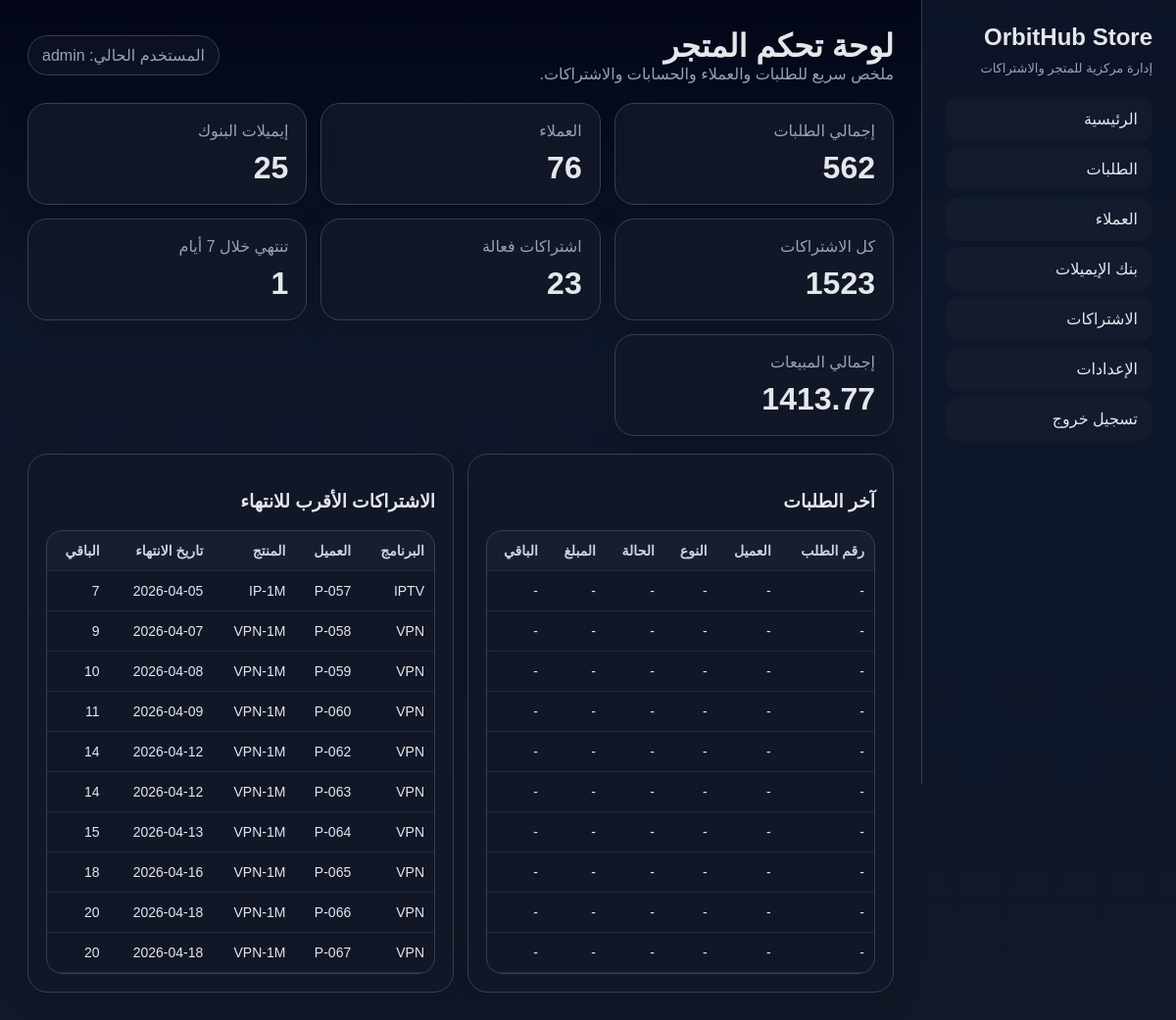
The page / (signed in) on the database its author committed.
### tables this page shows
CREATE TABLE orders (
        id INTEGER PRIMARY KEY AUTOINCREMENT,
        email_ref TEXT,
        order_number TEXT,
        customer_code TEXT,
        subscription_type TEXT,
        order_date TEXT,
        end_date TEXT,
        total REAL,
        source TEXT,
        status TEXT,
        send_expiry_notice INTEGER DEFAULT 0,
        password_changed INTEGER DEFAULT 0,
        send_new_password INTEGER DEFAULT 0,
        sync_files INTEGER DEFAULT 0
    );

CREATE TABLE subscriptions (
        id INTEGER PRIMARY KEY AUTOINCREMENT,
        program_name TEXT,
        account_id TEXT,
        renew_date TEXT,
        account_end_date TEXT,
        renew_value REAL,
        login_identifier TEXT,
        login_password TEXT,
        source_order_number TEXT,
        customer_code TEXT,
        product_name TEXT,
        start_date TEXT,
        customer_end_date TEXT,
        extra1 TEXT,
        extra2 TEXT,
        extra3 TEXT,
        notes TEXT
    );

### app.py (the view)
@app.route('/')
@login_required
def dashboard():
    conn = get_conn()
    stats = {
        'orders': conn.execute('SELECT COUNT(*) c FROM orders').fetchone()['c'],
        'customers': conn.execute('SELECT COUNT(*) c FROM customers').fetchone()['c'],
        'emails': conn.execute('SELECT COUNT(*) c FROM email_banks').fetchone()['c'],
        'subscriptions': conn.execute('SELECT COUNT(*) c FROM subscriptions').fetchone()['c'],
        'active_subscriptions': conn.execute("SELECT COUNT(*) c FROM subscriptions WHERE customer_end_date IS NOT NULL AND customer_end_date >= date('now')").fetchone()['c'],
        'expiring_soon': conn.execute("SELECT COUNT(*) c FROM subscriptions WHERE customer_end_date IS NOT NULL AND julianday(customer_end_date) - julianday('now') BETWEEN 0 AND 7").fetchone()['c'],
        'sales_total': conn.execute('SELECT ROUND(COALESCE(SUM(total),0),2) c FROM orders').fetchone()['c'],
    }
    recent_orders = rows_to_dicts(conn.execute('SELECT * FROM orders ORDER BY id DESC LIMIT 10').fetchall())
    expiring = rows_to_dicts(conn.execute("SELECT * FROM subscriptions WHERE customer_end_date IS NOT NULL ORDER BY customer_end_date ASC LIMIT 10").fetchall())
    conn.close()
    for row in recent_orders:
        row['days_left'] = days_left(row.get('end_date'))
    for row in expiring:
        row['days_left'] = days_left(row.get('customer_end_date'))
    return render_template('dashboard.html', stats=stats, recent_orders=recent_orders, expiring=expiring, user=session.get('user'))

### app.py (called while the page is built)
def get_conn():
    conn = sqlite3.connect(DB_PATH)
    conn.row_factory = sqlite3.Row
    return conn

def login_required(f):
    @wraps(f)
    def wrapper(*args, **kwargs):
        if not session.get('user'):
            return redirect(url_for('login'))
        return f(*args, **kwargs)
    return wrapper

def days_left(value):
    if not value:
        return None
    try:
        d = datetime.fromisoformat(str(value)).date()
        return (d - date.today()).days
    except Exception:
        return None

def rows_to_dicts(rows):
    return [dict(r) for r in rows]

### templates/dashboard.html
{% extends 'base.html' %}
{% block body %}
<div class="layout">
  {% include 'sidebar.html' %}
  <main class="content">
    <div class="topbar">
      <div>
        <h1 style="margin:0">لوحة تحكم المتجر</h1>
        <div class="muted">ملخص سريع للطلبات والعملاء والحسابات والاشتراكات.</div>
      </div>
      <div class="pill">المستخدم الحالي: {{ user }}</div>
    </div>
    <section class="grid">
      <div class="card"><div class="muted">إجمالي الطلبات</div><div class="kpi">{{ stats.orders }}</div></div>
      <div class="card"><div class="muted">العملاء</div><div class="kpi">{{ stats.customers }}</div></div>
      <div class="card"><div class="muted">إيميلات البنوك</div><div class="kpi">{{ stats.emails }}</div></div>
      <div class="card"><div class="muted">كل الاشتراكات</div><div class="kpi">{{ stats.subscriptions }}</div></div>
      <div class="card"><div class="muted">اشتراكات فعالة</div><div class="kpi">{{ stats.active_subscriptions }}</div></div>
      <div class="card"><div class="muted">تنتهي خلال 7 أيام</div><div class="kpi">{{ stats.expiring_soon }}</div></div>
      <div class="card"><div class="muted">إجمالي المبيعات</div><div class="kpi">{{ stats.sales_total }}</div></div>
    </section>
    <div class="grid" style="margin-top:18px">
      <div class="card">
        <h3>آخر الطلبات</h3>
        <div class="table-wrap">
          <table>
            <thead><tr><th>رقم الطلب</th><th>العميل</th><th>النوع</th><th>الحالة</th><th>المبلغ</th><th>الباقي</th></tr></thead>
            <tbody>{% for r in recent_orders %}<tr><td>{{ r.order_number or '-' }}</td><td>{{ r.customer_code or '-' }}</td><td>{{ r.subscription_type or '-' }}</td><td>{{ r.status or '-' }}</td><td>{{ r.total or '-' }}</td><td>{{ r.days_left if r.days_left is not none else '-' }}</td></tr>{% endfor %}</tbody>
          </table>
        </div>
      </div>
      <div class="card">
        <h3>الاشتراكات الأقرب للانتهاء</h3>
        <div class="table-wrap">
          <table>
            <thead><tr><th>البرنامج</th><th>العميل</th><th>المنتج</th><th>تاريخ الانتهاء</th><th>الباقي</th></tr></thead>
            <tbody>{% for r in expiring %}<tr><td>{{ r.program_name or '-' }}</td><td>{{ r.customer_code or '-' }}</td><td>{{ r.product_name or '-' }}</td><td>{{ r.customer_end_date or '-' }}</td><td>{{ r.days_left if r.days_left is not none else '-' }}</td></tr>{% endfor %}</tbody>
          </table>
        </div>
      </div>
    </div>
  </main>
</div>
{% endblock %}

### templates/base.html (shortened to what this page needs)
<!doctype html>
<html lang="ar" dir="rtl">
<head>
</head>
<body>
{% block body %}{% endblock %}
</body>
</html>

### templates/sidebar.html
<aside class="sidebar">
  <div class="brand">OrbitHub Store</div>
  <div class="sub">إدارة مركزية للمتجر والاشتراكات</div>
  <nav class="nav">
    <a href="/">الرئيسية</a>
    <a href="/data/orders">الطلبات</a>
    <a href="/data/customers">العملاء</a>
    <a href="/data/email_banks">بنك الإيميلات</a>
    <a href="/data/subscriptions">الاشتراكات</a>
    <a href="/settings">الإعدادات</a>
    <a href="/logout">تسجيل خروج</a>
  </nav>
</aside>

### templates/base.html (style rules this page uses)
:root { --bg:#0f172a;--card:#111827;--soft:#1f2937;--line:#334155;--text:#e5e7eb;--muted:#94a3b8;--accent:#22c55e;--danger:#ef4444;--warn:#f59e0b }
* { box-sizing:border-box;font-family:Tahoma,Arial,sans-serif }
body { margin:0;background:linear-gradient(180deg,#020617,#0f172a 30%,#111827);color:var(--text) }
a { color:inherit;text-decoration:none }
.layout { display:grid;grid-template-columns:260px 1fr;min-height:100vh }
.sidebar { background:rgba(15,23,42,.85);border-left:1px solid var(--line);padding:24px;position:sticky;top:0;height:100vh }
.brand { font-size:24px;font-weight:700;margin-bottom:10px }
.sub { color:var(--muted);font-size:13px;margin-bottom:22px }
.nav a { display:block;padding:12px 14px;margin:6px 0;border:1px solid transparent;border-radius:14px;background:rgba(255,255,255,.02) }
.content { padding:28px }
.topbar { display:flex;gap:12px;justify-content:space-between;align-items:center;margin-bottom:20px;flex-wrap:wrap }
.pill { padding:10px 14px;border:1px solid var(--line);border-radius:999px;background:rgba(255,255,255,.03);color:var(--muted) }
.grid { display:grid;grid-template-columns:repeat(auto-fit,minmax(220px,1fr));gap:14px }
.card { background:rgba(17,24,39,.9);border:1px solid var(--line);border-radius:20px;padding:18px;box-shadow:0 8px 30px rgba(0,0,0,.18) }
.kpi { font-size:32px;font-weight:700;margin-top:10px }
table { width:100%;border-collapse:collapse;font-size:14px }
th,td { padding:12px 10px;border-bottom:1px solid rgba(148,163,184,.14);text-align:right;vertical-align:top }
th { color:#cbd5e1;background:rgba(255,255,255,.03);position:sticky;top:0 }
.table-wrap { overflow:auto;max-height:70vh;border-radius:16px;border:1px solid var(--line) }
.muted { color:var(--muted) }

### rows shown on the page
orders: order_number "-", customer_code "-", subscription_type "-", status "-", total "-", days_left "-"
orders: order_number "-", customer_code "-", subscription_type "-", status "-", total "-", days_left "-"
orders: order_number "-", customer_code "-", subscription_type "-", status "-", total "-", days_left "-"
orders: order_number "-", customer_code "-", subscription_type "-", status "-", total "-", days_left "-"
orders: order_number "-", customer_code "-", subscription_type "-", status "-", total "-", days_left "-"
orders: order_number "-", customer_code "-", subscription_type "-", status "-", total "-", days_left "-"
orders: order_number "-", customer_code "-", subscription_type "-", status "-", total "-", days_left "-"
orders: order_number "-", customer_code "-", subscription_type "-", status "-", total "-", days_left "-"
orders: order_number "-", customer_code "-", subscription_type "-", status "-", total "-", days_left "-"
orders: order_number "-", customer_code "-", subscription_type "-", status "-", total "-", days_left "-"
subscriptions: program_name "IPTV", customer_code "P-057", product_name "IP-1M", customer_end_date "2026-04-05", days_left "7"
subscriptions: program_name "VPN", customer_code "P-058", product_name "VPN-1M", customer_end_date "2026-04-07", days_left "9"
subscriptions: program_name "VPN", customer_code "P-059", product_name "VPN-1M", customer_end_date "2026-04-08", days_left "10"
subscriptions: program_name "VPN", customer_code "P-060", product_name "VPN-1M", customer_end_date "2026-04-09", days_left "11"
subscriptions: program_name "VPN", customer_code "P-062", product_name "VPN-1M", customer_end_date "2026-04-12", days_left "14"
subscriptions: program_name "VPN", customer_code "P-063", product_name "VPN-1M", customer_end_date "2026-04-12", days_left "14"
subscriptions: program_name "VPN", customer_code "P-064", product_name "VPN-1M", customer_end_date "2026-04-13", days_left "15"
subscriptions: program_name "VPN", customer_code "P-065", product_name "VPN-1M", customer_end_date "2026-04-16", days_left "18"
subscriptions: program_name "VPN", customer_code "P-066", product_name "VPN-1M", customer_end_date "2026-04-18", days_left "20"
subscriptions: program_name "VPN", customer_code "P-067", product_name "VPN-1M", customer_end_date "2026-04-18", days_left "20"

### other values the page prints
{{ user }} "admin"
{{ stats.orders }} "562"
{{ stats.customers }} "76"
{{ stats.emails }} "25"
{{ stats.subscriptions }} "1523"
{{ stats.active_subscriptions }} "23"
{{ stats.expiring_soon }} "1"
{{ stats.sales_total }} "1413.77"
